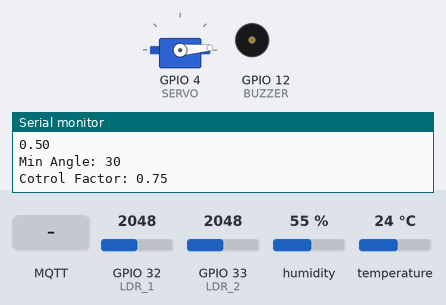
The sketch below on a simulated ESP32. Parts: servo, buzzer (waves = sounding), the last lines printed to the serial monitor. Inputs (shaded band) come from the test bench; at power-on: GPIO 32 (LDR_1) = 2048, GPIO 33 (LDR_2) = 2048, humidity 55 %, temperature 24 °C. WiFi joins after 1.5 s; servers stay silent unless stated; network time is answered at once with the bench clock; the local clock reads 2024-03-15 10:24:30 at power-on unless the sketch sets it; no MQTT or app messages arrive unless stated.

Above: at 2.79 s.
2.8 s: MQTT message "1" arrives on the first subscribed topic
At 3.69 s:
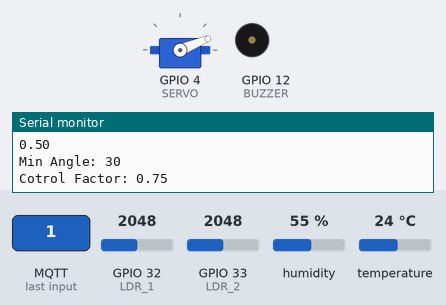
At 6.2 s:
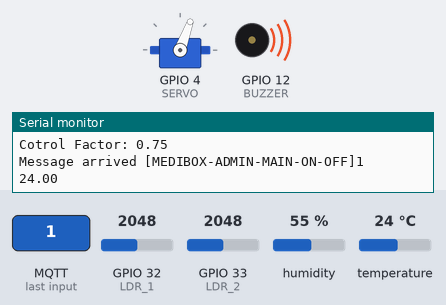
6.3 s: GPIO 32 (LDR_1) set to 2866
9.8 s: MQTT message "MEDIBOX-ADMIN-SCH-ON" arrives on the first subscribed topic
13.3 s: GPIO 32 (LDR_1) set to 3972
21.2 s: MQTT message "MEDIBOX-ADMIN-SCH-ON" arrives on the second subscribed topic
At 22.8 s:
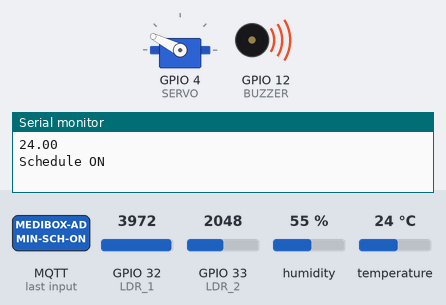
24.7 s: MQTT message "MEDIBOX-MIN-ANGLE" arrives on the first subscribed topic
At 31.3 s:
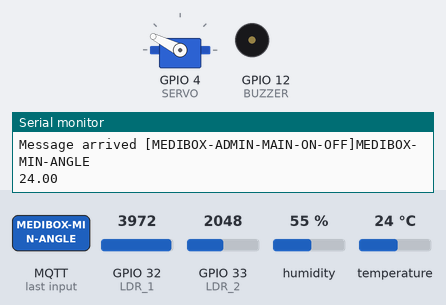
Timing chart, 0 to 33.2 s (numbered marks = the images above; inputs shaded):
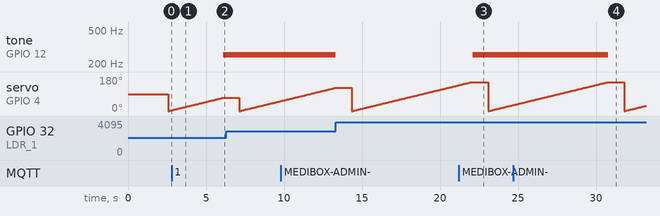

The sketch:

esp32-arduino.ino
```cpp
#include <WiFi.h>
#include "DHTesp.h"
#include <PubSubClient.h>
#include <WiFiUdp.h>
#include <NTPClient.h>
#include <ESP32Servo.h> //include the servo motor library

//define the pin values
#define DHT_PIN 15
#define BUZZER 12
#define LDR_1 32
#define LDR_2 33
#define SERVO 4

WiFiClient espClient;
PubSubClient mqttClient(espClient);

WiFiUDP ntpUDP;
NTPClient timeClient(ntpUDP);

DHTesp dhtSensor;

Servo servoMotor; //servo object

bool isScheduledON = false;
unsigned long scheduledOnTime;

char tempAr[6];

char ldrAr[5]; //Mapped highest intensity value amoung 2 ldr

int offsetAngle = 30; //minimum angle
float conFactor = 0.75; //controlling factor

void setup() {
  Serial.begin(115200);
  setupWifi();
  setupMqtt();

  dhtSensor.setup(DHT_PIN, DHTesp::DHT22);

  timeClient.begin();
  timeClient.setTimeOffset(5.5*3600);

  pinMode(BUZZER, OUTPUT);
  digitalWrite(BUZZER, LOW);

  //Initializing the 2 ldr as inputs
  pinMode(LDR_1, INPUT);
  pinMode(LDR_2, INPUT);

  servoMotor.attach(SERVO);
}

void loop() {
  if(!mqttClient.connected()){
    connectToBroker();
  }

  mqttClient.loop();

  updateTemperature();
  Serial.println(tempAr);
  mqttClient.publish("MEDIBOX-ADMIN-TEMP", tempAr);

  checkSchedule();

  delay(1000);

  updateLDR();
  Serial.println(ldrAr);
  mqttClient.publish("MEDIBOX-LDR", ldrAr);

  rotateServo();

}

void buzzerOn(bool on){
  if(on){
    tone(BUZZER, 256);
  }else{
    noTone(BUZZER);
  }
}

void setupWifi(){
  WiFi.begin("Wokwi-GUEST", "");

  while (WiFi.status() != WL_CONNECTED){
    delay(500);
    Serial.print(".");
  }

  Serial.println("");
  Serial.println("WiFI Connected");
  Serial.println("IP address: ");
  Serial.println(WiFi.localIP());
}

void setupMqtt(){
  mqttClient.setServer("test.mosquitto.org", 1883);
  mqttClient.setCallback(receiveCallback);
}

void receiveCallback(char*topic, byte*payload, unsigned int length){
  Serial.print("Message arrived [");
  Serial.print(topic);
  Serial.print("]");

  char payloadCharAr[length];
  for(int i=0; i<length; i++){
    Serial.print((char)payload[i]);
    payloadCharAr[i] = (char)payload[i];
  }

  Serial.println();

  if(strcmp(topic, "MEDIBOX-ADMIN-MAIN-ON-OFF") == 0){
    buzzerOn(payloadCharAr[0] == '1');
  }else if(strcmp(topic, "MEDIBOX-ADMIN-SCH-ON") == 0){
    if(payloadCharAr[0]=='N'){
      isScheduledON = false;
    }else{
      isScheduledON = true;
      scheduledOnTime = atol(payloadCharAr);
    }
  }else if (strcmp(topic, "MEDIBOX-MIN-ANGLE") == 0) {
    int sliderValue_1 = atoi(payloadCharAr);
    offsetAngle = sliderValue_1;
  }else if (strcmp(topic, "MEDIBOX-CON-FACTOR") == 0) {
    float sliderValue_2 = atof(payloadCharAr);
    conFactor = sliderValue_2;
  }
}

void connectToBroker(){
  while(!mqttClient.connected()){
    Serial.print("Attempting MQTT connection...");
    if(mqttClient.connect("ESP#32-615163131651")){
      Serial.println("Connected");
      mqttClient.subscribe("MEDIBOX-ADMIN-MAIN-ON-OFF");
      mqttClient.subscribe("MEDIBOX-ADMIN-SCH-ON");
      mqttClient.subscribe("MEDIBOX-MIN-ANGLE");
      mqttClient.subscribe("MEDIBOX-CON-FACTOR");
    }else{
      Serial.println("Failed");
      Serial.print(mqttClient.state());
      delay(5000);
    };
  }
}

void updateTemperature(){
  TempAndHumidity data = dhtSensor.getTempAndHumidity();
  String(data.temperature, 2).toCharArray(tempAr, 6);
}

unsigned long getTime(){
  timeClient.update();
  return timeClient.getEpochTime();
}

void checkSchedule(){
  if(isScheduledON){
    unsigned long currentTime = getTime();
    if(currentTime > scheduledOnTime){
      buzzerOn(true);
      isScheduledON = false;
      mqttClient.publish("MEDIBOX-ADMIN-MAIN-ON-OFF-ESP", "1");
      mqttClient.publish("MEDIBOX-ADMIN-SCH-ESP-ON", "0");
      Serial.println("Schedule ON");
    }
  }
}

float ldrValue() {
  int ldr_1 = analogRead(LDR_1);
  int ldr_2 = analogRead(LDR_2);

  int maxLDR = max(ldr_1, ldr_2); //get the max intensity amoung two ldr

  // Map the maxLDR value from the range (32, 4063) to (0, 1023)
  float mappedValue = map(maxLDR, 32, 4063, 0, 1023);

  // Normalize the mapped value to the range (0, 1)
  float normalizedValue = mappedValue / 1023.0;

  return normalizedValue;
}

void updateLDR(){
  float finalLDR = ldrValue();
  String(finalLDR, 2).toCharArray(ldrAr, 5); //Convert the float to an array in order to send to node-Red
}

void rotateServo(){
  Serial.print("Min Angle: ");
  Serial.println(offsetAngle);
  Serial.print("Cotrol Factor: ");
  Serial.println(conFactor);
  int angle = 0;


  int ldr_1 = analogRead(LDR_1);
  int ldr_2 = analogRead(LDR_2);
  float d;

  if(ldr_1 > ldr_2){
    d = 1.5;
  }else{
    d = 0.5;
  }

  float maxIntensity = ldrValue();

  int calc = (int)((offsetAngle * d) + (180 - offsetAngle) * maxIntensity * conFactor);

  int motorAngle = min(calc, 180);

  for(angle = 0; angle < motorAngle; angle++){
    servoMotor.write(angle);
    delay(50);
  }
}
```

Measured:
- after the input at 2.8 s, tone on GPIO 12 (BUZZER): silent → 256 Hz after 3.3 s
- after the input at 21.2 s, tone on GPIO 12 (BUZZER): silent → 256 Hz after 0.88 s
- after the input at 24.7 s, tone on GPIO 12 (BUZZER): 256 Hz → silent after 6.1 s
